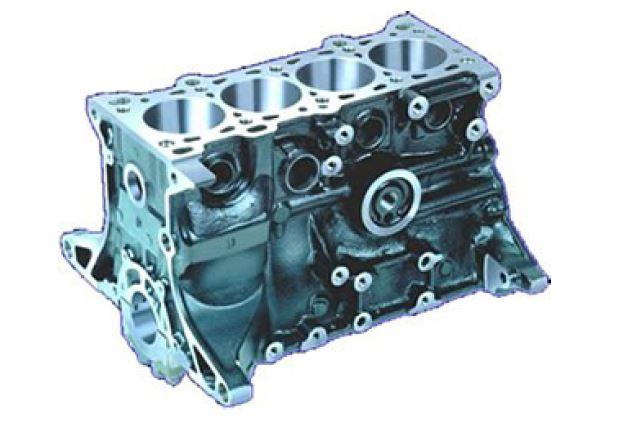
#> input picture bloque-motor.jpg, 628 x 426 px
$ python hugh_line_detection.py
#> lines starting #> are read from the running program, lines starting #| are printed output that depends on the picture; after the words box and inside, x2 and y2 are one past the last pixel; in counts of white or black regions, pixels touching at a corner belong together
# hough_line_detection_real.py

import cv2
import numpy as np
import matplotlib.pyplot as plt

"""
Detección de Líneas con Transformada de Hough

Este script detecta líneas en una imagen usando la Transformada de Hough probabilística
(cv2.HoughLinesP). Las líneas detectadas se filtran para conservar únicamente aquellas
que pasan cerca del punto A (391, 200).

Autor: Flavio Pérez
Año: 2025
"""


def distancia_punto_a_linea(p, a, b):
    p, a, b = np.array(p), np.array(a), np.array(b)
    if np.all(a == b):
        return np.linalg.norm(p - a)
    line_vec = b - a
    p_vec = p - a
    t = np.dot(p_vec, line_vec) / np.dot(line_vec, line_vec)
    t = np.clip(t, 0, 1)
    proyeccion = a + t * line_vec
    return np.linalg.norm(p - proyeccion)

def detectar_lineas_hough(imagen_path, centro_a=(391, 200), mostrar=True, guardar_salida=False):
#> called with imagen_path = './bloque-motor.jpg', centro_a = (391, 200), mostrar = True, guardar_salida = False
    img = cv2.imread(imagen_path)
#> img is the input picture: shape (426, 628, 3); mean B, G, R 202.8, 197.4, 185
    if img is None:
        print(f"Error: No se pudo cargar la imagen '{imagen_path}'")
        return 0

    gray = cv2.cvtColor(img, cv2.COLOR_BGR2GRAY)
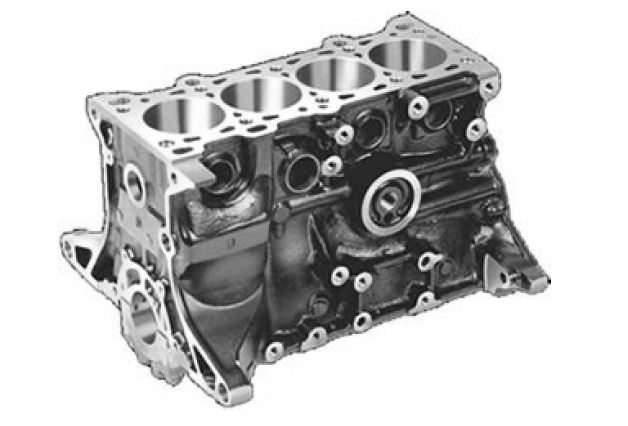
#> gray: shape (426, 628); min 3, max 255, mean 194.3
    edges = cv2.Canny(gray, 50, 150, apertureSize=3)
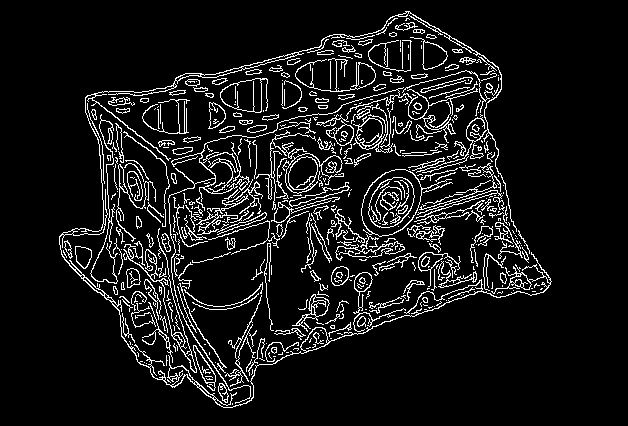
#> edges: shape (426, 628); 8.9% white in thin lines or dots, all inside (x1, y1, x2, y2) = (59, 11, 552, 408)
    lines = cv2.HoughLinesP(edges, 1, np.pi/180, threshold=80, minLineLength=30, maxLineGap=10)
#> lines = 270 rows, first 6: [185, 82, 421, 19], [361, 256, 488, 129], [403, 169, 495, 143], [412, 172, 498, 149], [94, 290, 291, 167], [370, 155, 468, 57]

    output = img.copy()
    lineas_cercanas = []

    if lines is not None:
        for line in lines:
            x1, y1, x2, y2 = line[0]
            dist = distancia_punto_a_linea(centro_a, (x1, y1), (x2, y2))
            if dist < 10:
                lineas_cercanas.append(((x1, y1, x2, y2), dist))
#> this loop made 270 passes
#> (x1, y1, x2, y2, line_vec in distancia_punto_a_linea, p_vec in distancia_punto_a_linea, t in distancia_punto_a_linea, dist) on passes 3 to 5: (403, 169, 495, 143, [92, -26], [-12, 31], 0, 33.24), (412, 172, 498, 149, [86, -23], [-21, 28], 0, 35), (94, 290, 291, 167, [197, -123], [297, -90], 1, 105.3)

    # Ordenar por cercanía y quedarse con las 5 más próximas
    lineas_cercanas.sort(key=lambda x: x[1])
    mejores_lineas = lineas_cercanas[:5]

    # Dibujar líneas seleccionadas
    for (x1, y1, x2, y2), _ in mejores_lineas:
        cv2.line(output, (x1, y1), (x2, y2), (0, 255, 0), 2)
#> this loop made 5 passes
#> (x1, y1, x2, y2) on passes 1 to 5: (336, 256, 426, 166), (370, 219, 406, 183), (338, 258, 411, 185), (373, 194, 403, 212), (327, 258, 417, 168)
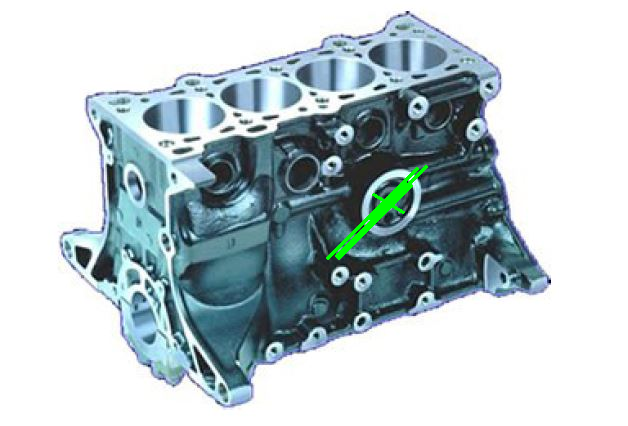
#> output: shape (426, 628, 3); 0.51% of pixels changed, all inside (x1, y1, x2, y2) = (326, 165, 428, 260)

    cv2.circle(output, centro_a, 5, (0, 0, 255), -1)
#> output: shape (426, 628, 3); 0.03% of pixels changed, all inside (x1, y1, x2, y2) = (386, 195, 397, 206)
    cv2.putText(output, "A", (centro_a[0]+5, centro_a[1]-5), cv2.FONT_HERSHEY_SIMPLEX, 0.7, (0,0,255), 2)
#> output: shape (426, 628, 3); mean B, G, R 202.1, 198, 184.7

    if mostrar:
        plt.figure(figsize=(10, 6))
        plt.imshow(cv2.cvtColor(output, cv2.COLOR_BGR2RGB))
        plt.title(f"Líneas más cercanas al punto A: {len(mejores_lineas)}")
        plt.axis("off")
        plt.show()

    if guardar_salida:
        salida_path = imagen_path.replace('.', '_lineas_hough.')
        cv2.imwrite(salida_path, output)

    return len(mejores_lineas)

if __name__ == "__main__":
    ruta_imagen = "./bloque-motor.jpg"
    centro_a = (391, 200)
    num_lineas = detectar_lineas_hough(ruta_imagen, centro_a)
    print(f"Líneas detectadas cerca del punto A: {num_lineas}")
#| Líneas detectadas cerca del punto A: 5

$ run again, with hugh_circle_salida.png saved as bloque-motor.jpg
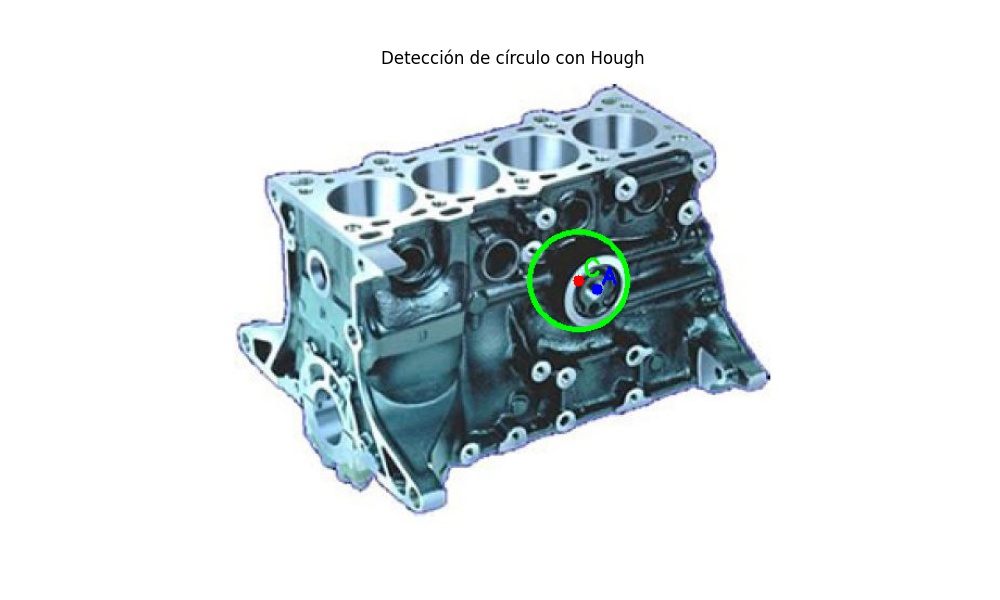
#> input picture hugh_circle_salida.png, 1000 x 600 px
#> in detectar_lineas_hough, img is the input picture: shape (600, 1000, 3); mean B, G, R 226.7, 224.6, 217.5
#> in detectar_lineas_hough, `gray = cv2.cvtColor(img, cv2.COLOR_BGR2GRAY)`:
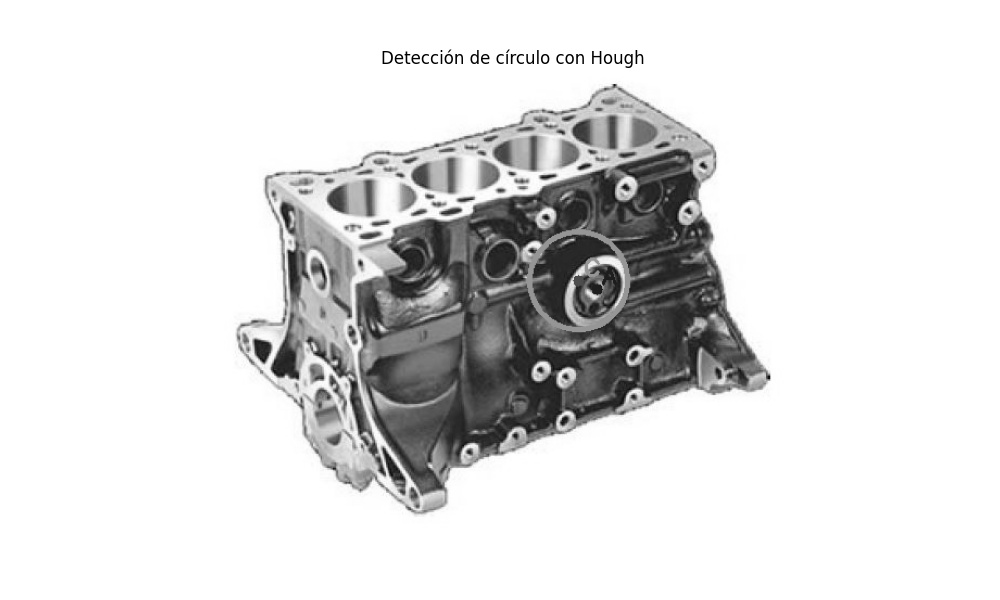
#> gray: shape (600, 1000); min 0, max 255, mean 222.7
#> in detectar_lineas_hough, `edges = cv2.Canny(gray, 50, 150, apertureSize=3)`:
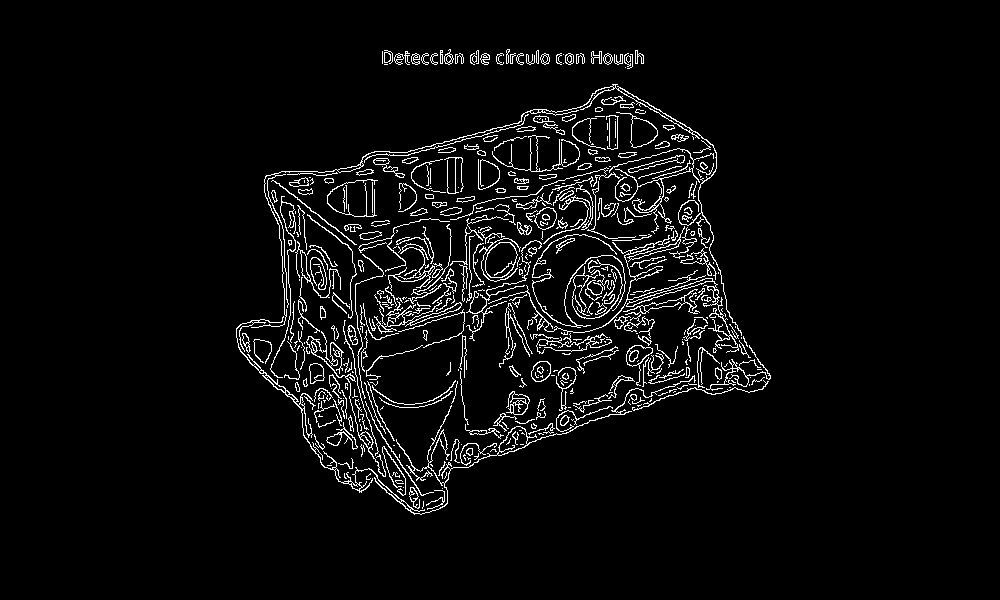
#> edges: shape (600, 1000); 4.4% white in thin lines or dots, all inside (x1, y1, x2, y2) = (236, 49, 771, 515)
#> lines = 312 rows, first 6: [362, 344, 470, 308], [346, 168, 629, 93], [303, 433, 381, 355], [556, 132, 599, 89], [614, 257, 663, 245], [291, 347, 486, 291]
#> the loop in detectar_lineas_hough, `for line in lines:` made 312 passes
#> (x1, y1, x2, y2, line_vec in distancia_punto_a_linea, p_vec in distancia_punto_a_linea, t in distancia_punto_a_linea, dist) on passes 3 to 5: (303, 433, 381, 355, [78, -78], [88, -233], 1, 155.3), (556, 132, 599, 89, [43, -43], [-165, 68], 0, 178.5), (614, 257, 663, 245, [49, -12], [-223, -57], 0, 230.2)
#| Líneas detectadas cerca del punto A: 0
